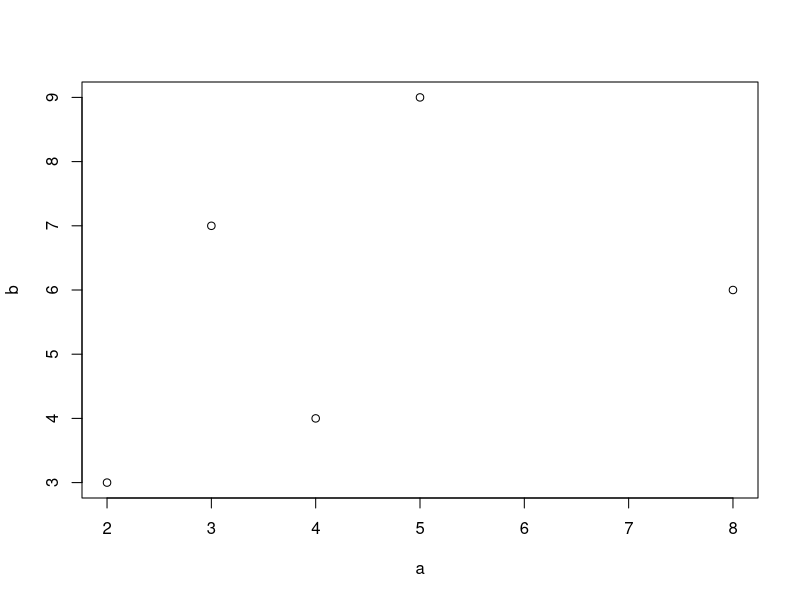
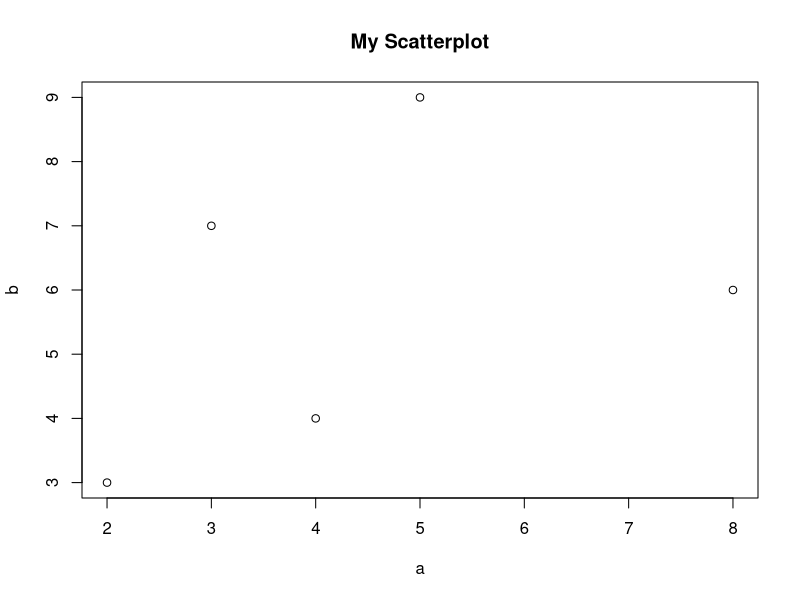
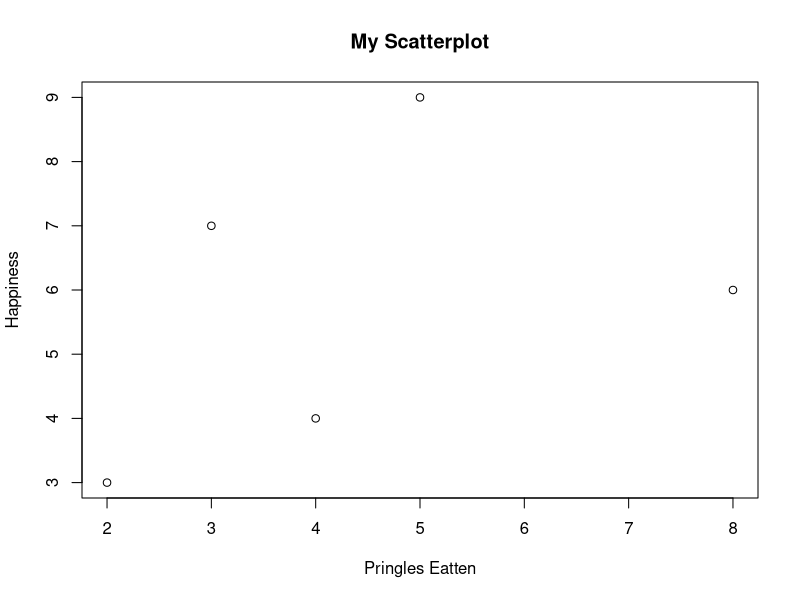
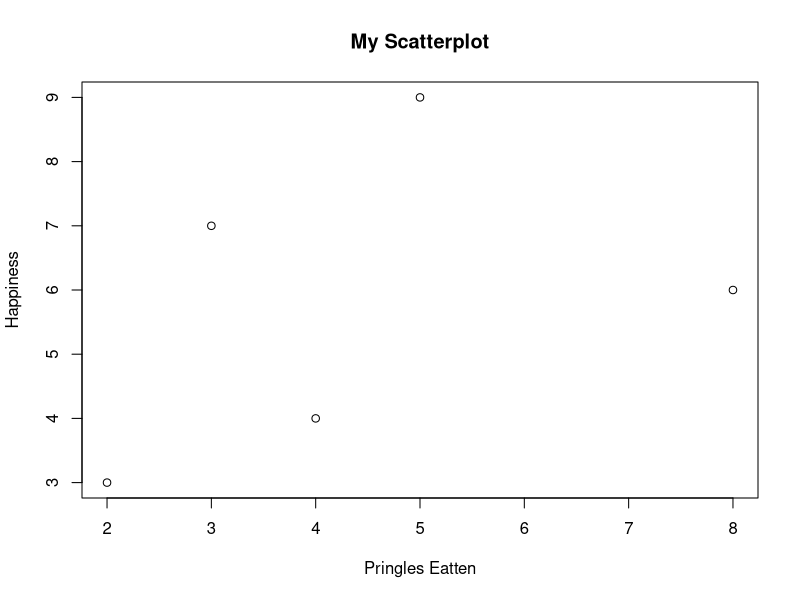

Generate these figures, in order, with R:
## ---- chunk 1
a <- c(2,4,3,8,5)
b <- c(3,4,7,6,9)
## ---- chunk 2
plot(a,b)
## ---- chunk 3
plot(a,b, main = "My Scatterplot")
## ---- chunk 4
plot(a,b, main = "My Scatterplot", xlab = "Pringles Eatten", ylab = "Happiness")
## ---- chunk 5
plot(a,b, main = "My Scatterplot", xlab = "Pringles Eatten", ylab = "Happiness")
abline(b~a)
